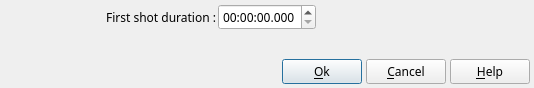
<?xml version="1.0" encoding="UTF-8"?>
<ui version="4.0">
 <class>DlgSlideDuration</class>
 <widget class="QDialog" name="DlgSlideDuration">
  <property name="geometry">
   <rect>
    <x>0</x>
    <y>0</y>
    <width>532</width>
    <height>88</height>
   </rect>
  </property>
  <property name="font">
   <font>
    <family>Sans Serif</family>
    <pointsize>9</pointsize>
   </font>
  </property>
  <property name="windowTitle">
   <string>Set first shot duration for a set of slides</string>
  </property>
  <layout class="QVBoxLayout" name="verticalLayout">
   <property name="spacing">
    <number>2</number>
   </property>
   <property name="leftMargin">
    <number>4</number>
   </property>
   <property name="topMargin">
    <number>4</number>
   </property>
   <property name="rightMargin">
    <number>4</number>
   </property>
   <property name="bottomMargin">
    <number>4</number>
   </property>
   <item>
    <layout class="QHBoxLayout" name="horizontalLayout">
     <property name="topMargin">
      <number>0</number>
     </property>
     <item>
      <widget class="QLabel" name="label_15">
       <property name="sizePolicy">
        <sizepolicy hsizetype="Expanding" vsizetype="Preferred">
         <horstretch>0</horstretch>
         <verstretch>0</verstretch>
        </sizepolicy>
       </property>
       <property name="text">
        <string>First shot duration :</string>
       </property>
       <property name="alignment">
        <set>Qt::AlignRight|Qt::AlignTrailing|Qt::AlignVCenter</set>
       </property>
      </widget>
     </item>
     <item>
      <widget class="cQDateTimeEdit" name="ShotDurationED">
       <property name="font">
        <font>
         <pointsize>9</pointsize>
        </font>
       </property>
       <property name="toolTip">
        <string>Define the duration of the first shot.</string>
       </property>
       <property name="maximumDateTime">
        <datetime>
         <hour>11</hour>
         <minute>59</minute>
         <second>59</second>
         <year>2000</year>
         <month>1</month>
         <day>1</day>
        </datetime>
       </property>
       <property name="maximumTime">
        <time>
         <hour>11</hour>
         <minute>59</minute>
         <second>59</second>
        </time>
       </property>
       <property name="currentSection">
        <enum>QDateTimeEdit::SecondSection</enum>
       </property>
       <property name="displayFormat">
        <string>HH:mm:ss.zzz</string>
       </property>
      </widget>
     </item>
     <item>
      <widget class="QLabel" name="MinShotDurationLabel">
       <property name="sizePolicy">
        <sizepolicy hsizetype="Expanding" vsizetype="Preferred">
         <horstretch>0</horstretch>
         <verstretch>0</verstretch>
        </sizepolicy>
       </property>
       <property name="font">
        <font>
         <family>Sans Serif</family>
         <pointsize>9</pointsize>
         <weight>50</weight>
         <italic>true</italic>
         <bold>false</bold>
        </font>
       </property>
       <property name="styleSheet">
        <string notr="true">QLabel {
    color:rgb(255, 0, 0);
	font: italic 9pt &quot;Sans Serif&quot;;
}</string>
       </property>
       <property name="text">
        <string notr="true"/>
       </property>
      </widget>
     </item>
    </layout>
   </item>
   <item>
    <spacer name="verticalSpacer">
     <property name="orientation">
      <enum>Qt::Vertical</enum>
     </property>
     <property name="sizeHint" stdset="0">
      <size>
       <width>526</width>
       <height>13</height>
      </size>
     </property>
    </spacer>
   </item>
   <item>
    <layout class="QHBoxLayout" name="horizontalLayout_2">
     <property name="spacing">
      <number>4</number>
     </property>
     <item>
      <spacer name="horizontalSpacer_2">
       <property name="orientation">
        <enum>Qt::Horizontal</enum>
       </property>
       <property name="sizeHint" stdset="0">
        <size>
         <width>40</width>
         <height>20</height>
        </size>
       </property>
      </spacer>
     </item>
     <item>
      <widget class="QPushButton" name="OKBT">
       <property name="toolTip">
        <string>Accept modification and exit dialog box</string>
       </property>
       <property name="text">
        <string>&amp;Ok</string>
       </property>
       <property name="icon">
        <iconset resource="../RSCffDiaporama.qrc">
         <normaloff>:/img/action_ok.png</normaloff>:/img/action_ok.png</iconset>
       </property>
      </widget>
     </item>
     <item>
      <widget class="QPushButton" name="CancelBt">
       <property name="toolTip">
        <string>Cancel modification and exit dialog box</string>
       </property>
       <property name="text">
        <string>&amp;Cancel</string>
       </property>
       <property name="icon">
        <iconset resource="../RSCffDiaporama.qrc">
         <normaloff>:/img/action_cancel.png</normaloff>:/img/action_cancel.png</iconset>
       </property>
      </widget>
     </item>
     <item>
      <widget class="QPushButton" name="HelpBt">
       <property name="toolTip">
        <string>Show help about this dialogue box</string>
       </property>
       <property name="text">
        <string>&amp;Help</string>
       </property>
       <property name="icon">
        <iconset resource="../RSCffDiaporama.qrc">
         <normaloff>:/img/help.png</normaloff>:/img/help.png</iconset>
       </property>
      </widget>
     </item>
    </layout>
   </item>
  </layout>
 </widget>
 <customwidgets>
  <customwidget>
   <class>cQDateTimeEdit</class>
   <extends>QDateTimeEdit</extends>
   <header>CustomCtrl/cQDateTimeEdit.h</header>
  </customwidget>
 </customwidgets>
 <resources>
  <include location="../RSCffDiaporama.qrc"/>
 </resources>
 <connections/>
</ui>
